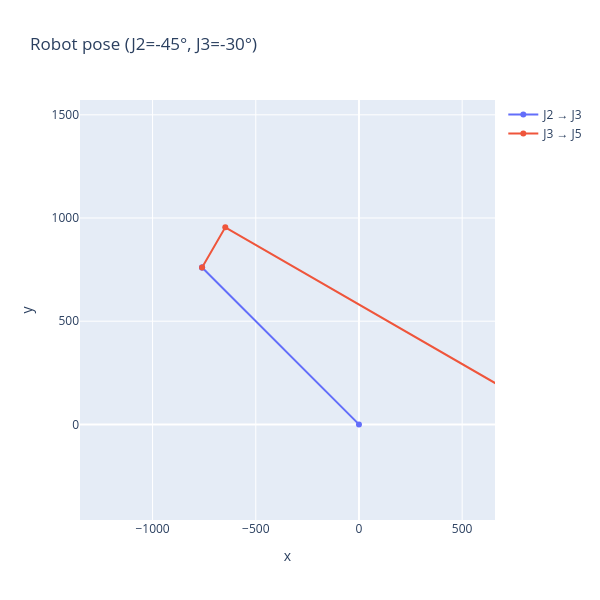

Here is the notebook cell this chart was saved with:
### Code cell
graph_robot_position(-45, -30, the_robot).show()

### Figure 1 — Plotly figure (JSON) as saved in the notebook; plotly's stock layout.template omitted (floating-point values rounded to 4 significant figures)
{"data": [{"mode": "lines+markers", "name": "J2 → J3", "type": "scatter", "x": [0, -760.1, -760.1], "y": [0, 760.1, 760.1]}, {"mode": "lines+markers", "name": "J3 → J5", "type": "scatter", "x": [-760.1, -647.6, 850.6], "y": [760.1, 955.0, 90.0]}], "layout": {"height": 600, "title": {"text": "Robot pose (J2=-45°, J3=-30°)"}, "width": 600, "xaxis": {"range": [-1352.0, 659.1], "scaleanchor": "y", "scaleratio": 1, "title": {"text": "x"}}, "yaxis": {"range": [-451.1, 1560.0], "title": {"text": "y"}}}}
